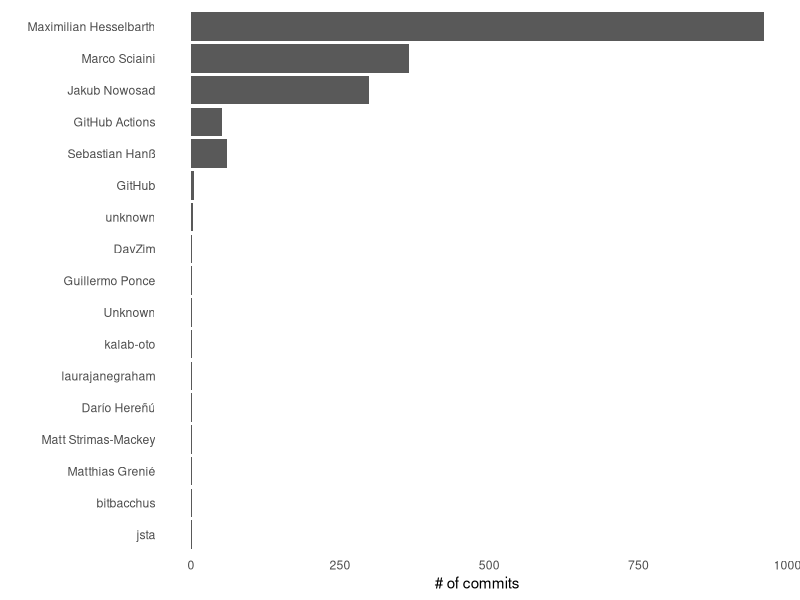
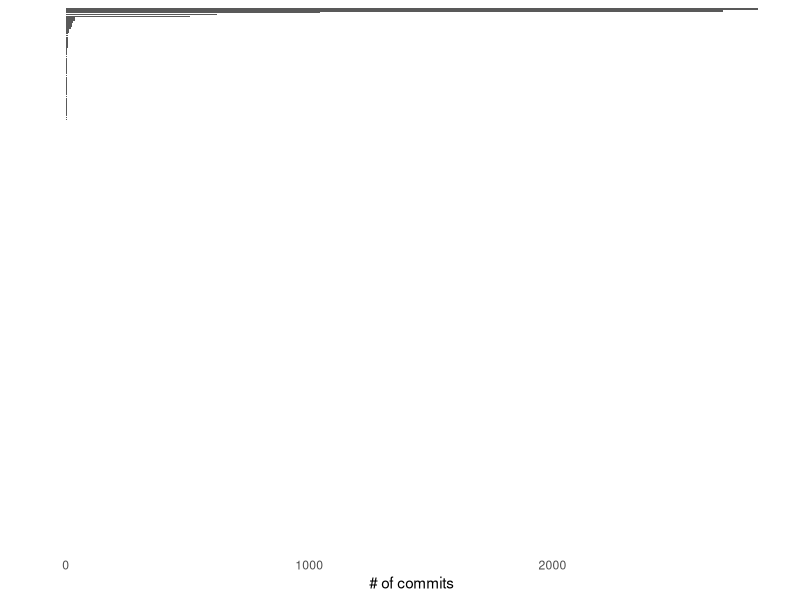
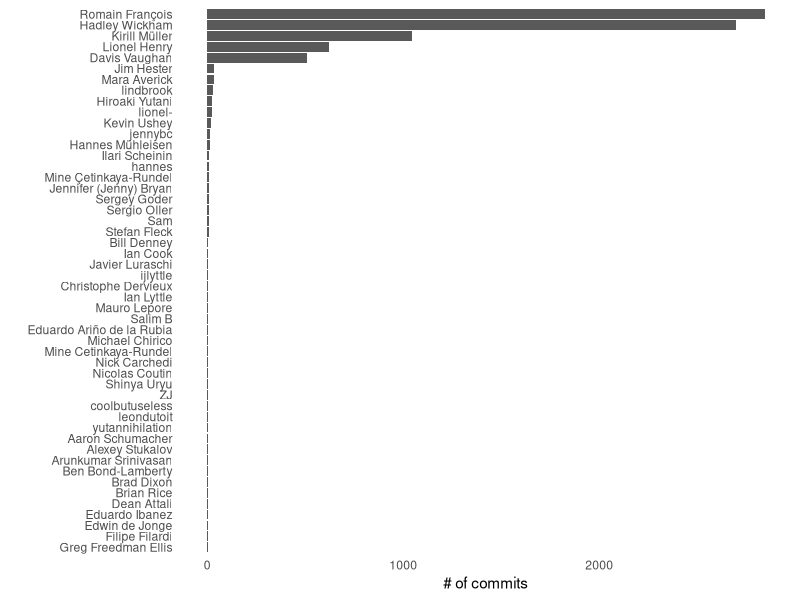
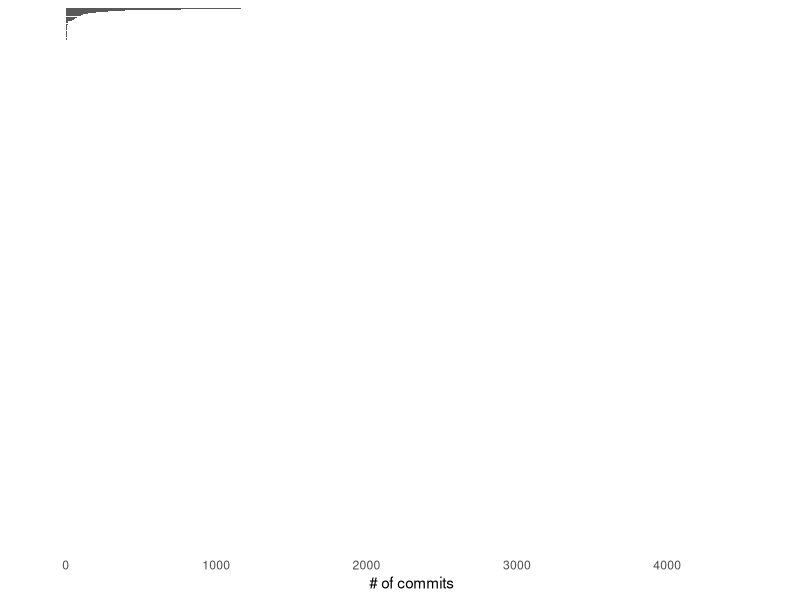
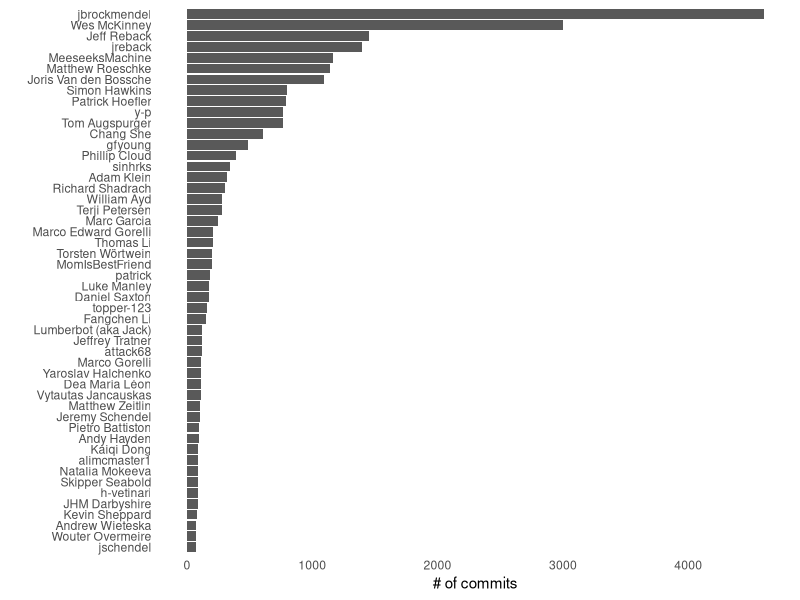
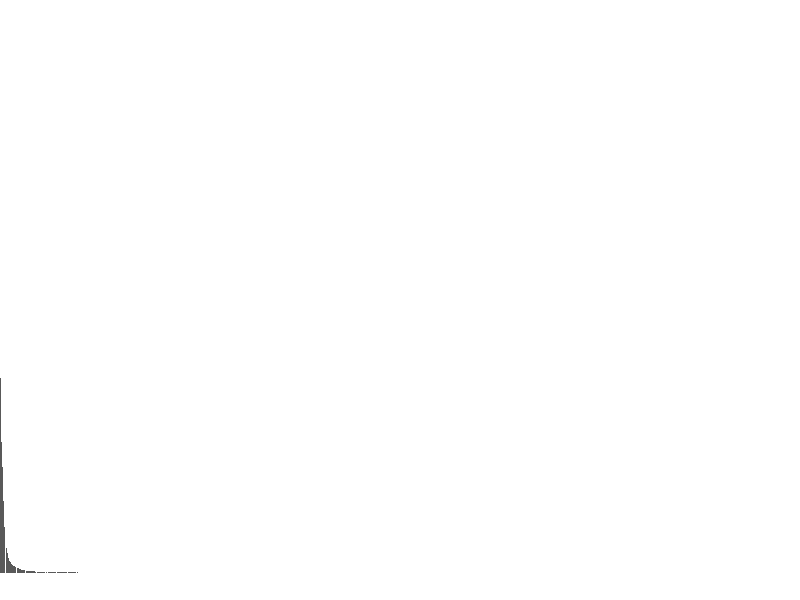
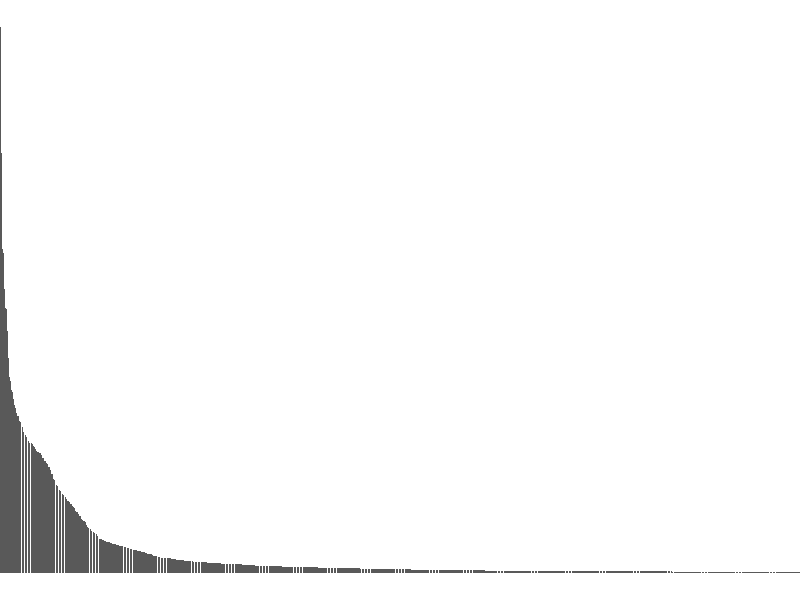
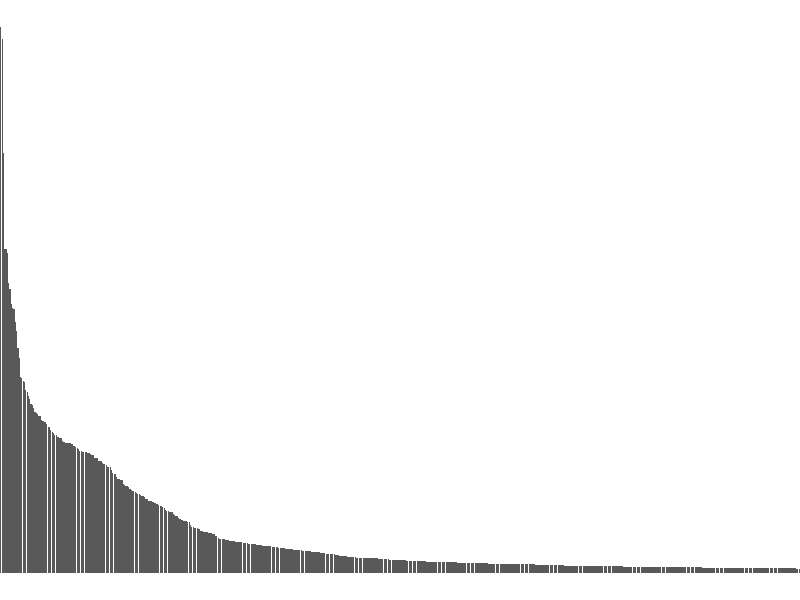

These figures' R source, in order:
## ---- chunk 1
#| include: false
knitr::opts_chunk$set(echo = FALSE, warning = FALSE, message = FALSE)
## ---- chunk 2
library(ggplot2)
read.table("lsm.txt", sep = "\t") |> 
  dplyr::mutate(
    V2 = factor(V2, rev(V2))
  ) |> 
  ggplot(aes(V2, V1)) + 
  geom_col() + 
  theme_minimal() + 
  theme(panel.grid = element_blank()) + 
  labs(x = "", y = "# of commits") + 
  coord_flip()
## ---- chunk 3
read.table("dplyr.txt", sep = "\t") |> 
  dplyr::mutate(
    V2 = factor(V2, rev(V2))
  ) |> 
  ggplot(aes(V2, V1)) + 
  geom_col() + 
  theme_minimal() + 
  theme(
    panel.grid = element_blank(),
    axis.text.y = element_blank()
  ) + 
  labs(x = "", y = "# of commits") + 
  coord_flip()
## ---- chunk 4
read.table("dplyr.txt", sep = "\t") |> 
  head(50) |> 
  dplyr::mutate(
    V2 = factor(V2, rev(V2))
  ) |> 
  ggplot(aes(V2, V1)) + 
  geom_col() + 
  theme_minimal() + 
  theme(
    panel.grid = element_blank()
  ) + 
  labs(x = "", y = "# of commits") + 
  coord_flip()
## ---- chunk 5
read.table("pandas.txt", sep = "\t") |> 
  dplyr::mutate(
    V2 = factor(V2, rev(V2))
  ) |> 
  ggplot(aes(V2, V1)) + 
  geom_col() + 
  theme_minimal() + 
  theme(
    panel.grid = element_blank(),
    axis.text.y = element_blank()
  ) + 
  labs(x = "", y = "# of commits") + 
  coord_flip()
## ---- chunk 6
read.table("pandas.txt", sep = "\t") |> 
  head(50) |> 
  dplyr::mutate(
    V2 = factor(V2, rev(V2))
  ) |> 
  ggplot(aes(V2, V1)) + 
  geom_col() + 
  theme_minimal() + 
  theme(
    panel.grid = element_blank()
  ) + 
  labs(x = "", y = "# of commits") + 
  coord_flip()
## ---- chunk 7
downloads <- read.csv("download_stats.csv")

downloads |> 
  dplyr::mutate(
    package = factor(package, package)
  ) |> 
  ggplot(aes(package, n)) + 
  geom_col() + 
  theme_void()
## ---- chunk 8
downloads |> 
  dplyr::filter(
    cumsum(n) <= sum(n) * 0.95
  ) |> 
  dplyr::mutate(
    package = factor(package, package)
  ) |> 
  ggplot(aes(package, n)) + 
  geom_col() + 
  theme_void()
## ---- chunk 9
downloads |> 
  dplyr::filter(
    cumsum(n) <= sum(n) * 0.9
  ) |> 
  dplyr::mutate(
    package = factor(package, package)
  ) |> 
  ggplot(aes(package, n)) + 
  geom_col() + 
  theme_void() + 
  labs()
## ---- chunk 10
ninety <- downloads |> 
  dplyr::filter(
    cumsum(n) <= sum(n) * 0.9
  ) |> 
  dplyr::mutate(
    package = factor(package, package)
  )

ninety |> 
  ggplot(aes(package, n)) + 
  geom_col() + 
  geom_col(data = ninety[ninety$package == "rsample", ], fill = "red") + 
  theme_void() + 
  labs()
